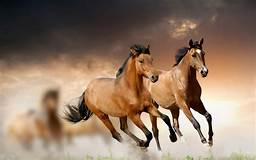
#> input picture semana 7/Reces Neurales Convolucionales/horses1.jpeg, 256 x 160 px
$ jupyter execute 2-CapaConvolucional.ipynb
#> lines starting #> are read from the running program, lines starting #| are printed output that depends on the picture
[cell 1]
import cv2
import numpy as np
from google.colab.patches import cv2_imshow

# cargar la imagen
image = cv2.imread('horses1.jpeg')
#> image is the input picture: shape (160, 256, 3); mean B, G, R 102.3, 121.5, 145.3

# definir el kernel de convolución
kernel = np.array([[0, -1, 0], [-1, 5, -1], [0, -1, 0]])

# aplicar la convolución
convolved_image  = cv2.filter2D(image, -1, kernel)
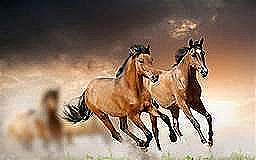
#> convolved_image: shape (160, 256, 3); mean B, G, R 104, 122.3, 144.7

# mostrar la imagen original y la imagen resultante
cv2_imshow(image)
cv2_imshow(convolved_image)
cv2.waitKey(0)
cv2.destroyAllWindows

[cell 2]
# definir el kernel de convolución
kernel = np.array([[-1, 0, 1], [-2, 0, 2], [-1, 0, 1]])

# aplicar la convolución
convolved_image  = cv2.filter2D(image, -1, kernel)
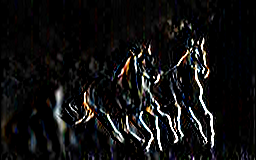
#> convolved_image: shape (160, 256, 3); mean B, G, R 17.7, 17.7, 18.2

# mostrar la imagen original y la imagen resultante
cv2_imshow(image)
cv2_imshow(convolved_image)
cv2.waitKey(0)
cv2.destroyAllWindows

[cell 3]
# definir el kernel de convolución
kernel = np.array([[-1, -2, -1], [0, 0, 0], [1, 2, 1]])

# aplicar la convolución
convolved_image  = cv2.filter2D(image, -1, kernel)
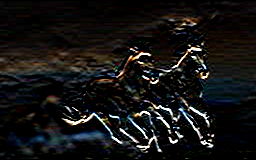
#> convolved_image: shape (160, 256, 3); mean B, G, R 19.4, 20.1, 21

# mostrar la imagen original y la imagen resultante
cv2_imshow(image)
cv2_imshow(convolved_image)
cv2.waitKey(0)
cv2.destroyAllWindows
